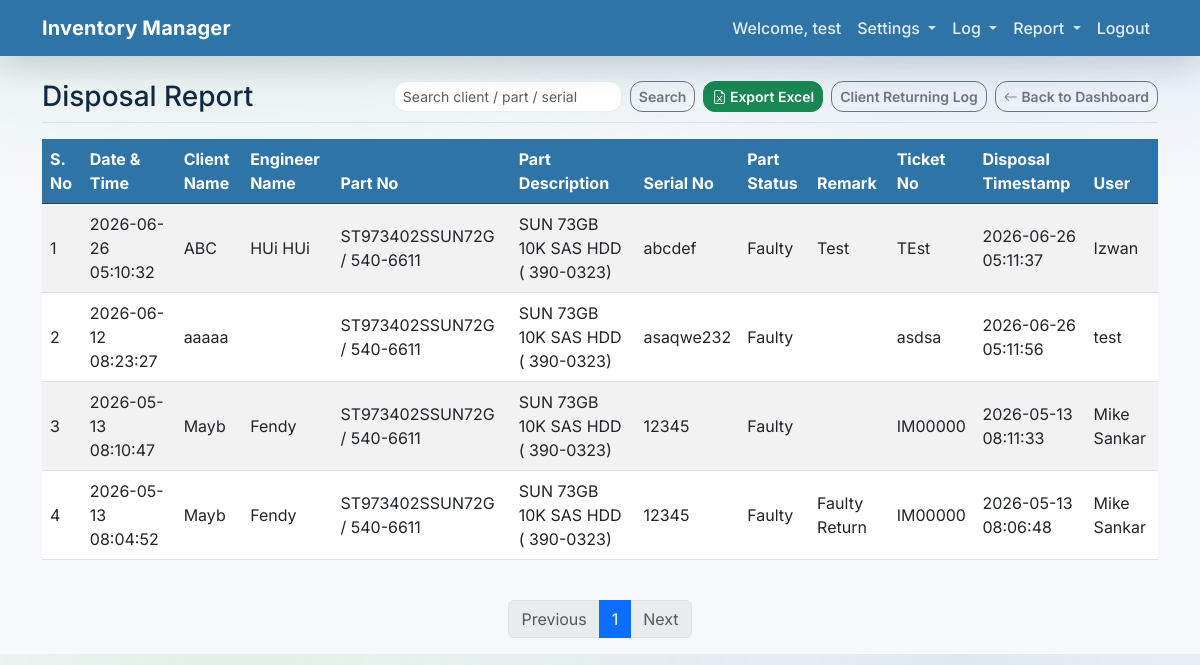
Before: /reports/disposal-report (signed in) with the older database file.
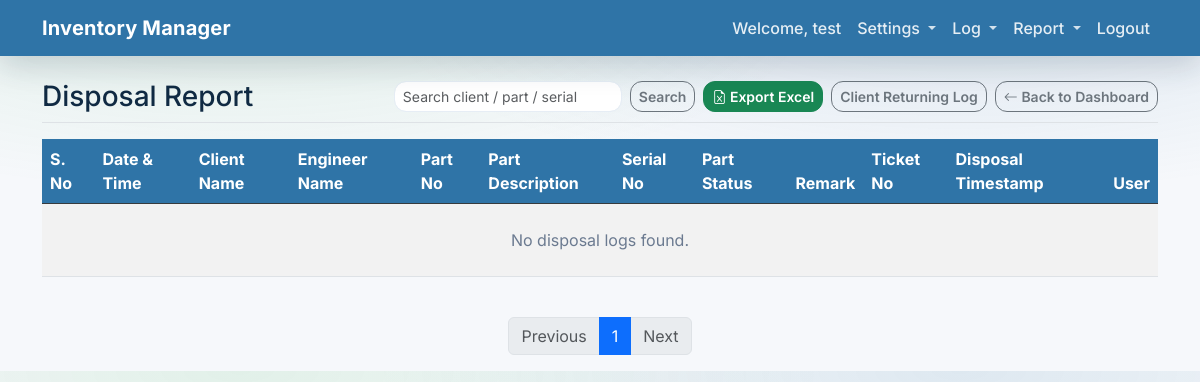
After: the same page with the newer database file.
### app/models.py (models this page shows)
class User(Base):
    __tablename__ = "users"
    id = Column(Integer, primary_key=True, index=True)
    email = Column(String, unique=True, index=True)
    hashed_password = Column(String)
    full_name = Column(String, nullable=True)
    is_active = Column(Boolean, default=True)
    is_admin = Column(Boolean, default=False)

class ClientFaultyLog(Base):
    __tablename__ = "client_faulty_logs"
    id = Column(Integer, primary_key=True, index=True)
    created_at = Column(DateTime(timezone=True), server_default=func.now())
    user_id = Column(Integer, ForeignKey("users.id"), nullable=True)
    part_id = Column(Integer, ForeignKey("sku_parts.id"), nullable=True)
    client_name = Column(String, nullable=True, index=True)
    engineer_name = Column(String, nullable=True)
    part_no = Column(String, nullable=True, index=True)
    part_description = Column(String, nullable=True)
    serial_no = Column(String, nullable=True, index=True)
    part_status = Column(String, nullable=True)
    remark = Column(String, nullable=True)
    ticket_no = Column(String, nullable=True, index=True)
    disposed_flag = Column(Boolean, default=False)
    disposed_at = Column(DateTime(timezone=True), nullable=True)
    user = relationship("User")
    part = relationship("SkuPart")

### app/main.py (the view)
@app.get("/reports/disposal-report", response_class=HTMLResponse)
async def disposal_report(
    request: Request,
    page: int = 1,
    limit: int = 20,
    search: Optional[str] = None,
    success_msg: str | None = None,
    error_msg: str | None = None,
    db: Session = Depends(get_db),
):
    user = await auth.get_current_user_from_cookie(request, db)
    if not user:
        return RedirectResponse(url="/login?session_expired=true")
    page = max(page, 1)
    limit = max(min(limit, 200), 1)
    skip = (page - 1) * limit
    rows, total_count = crud.get_client_faulty_logs(db, skip=skip, limit=limit, search_query=search, disposed=True)
    total_pages = max((total_count + limit - 1) // limit, 1)
    return templates.TemplateResponse(
        request,
        "client_faulty_log.html",
        {
            "request": request,
            "user": user,
            "rows": rows,
            "page": page,
            "limit": limit,
            "total_pages": total_pages,
            "total_count": total_count,
            "search": search,
            "mode": "disposal",
            "success_msg": success_msg,
            "error_msg": error_msg,
        },
    )

### app/templates/client_faulty_log.html (shortened to what this page needs)
{% extends "base.html" %}
{% block content %}
<div class="d-flex justify-content-between flex-wrap flex-md-nowrap align-items-center pb-2 mb-3 border-bottom">
    {% if mode == 'disposal' %}
    <h2 class="h3 mb-0">Disposal Report</h2>
    {% else %}
    <h2 class="h3 mb-0">Client Returning Log</h2>
    {% endif %}
    <div class="btn-toolbar mb-2 mb-md-0 gap-2">
        {% if mode == 'disposal' %}
        <form class="d-flex" method="get" action="/reports/disposal-report">
        {% else %}
        <form class="d-flex" method="get" action="/reports/client-faulty-log">
        {% endif %}
            <input class="form-control form-control-sm me-2" type="search" placeholder="Search client / part / serial" name="search" value="{{ search or '' }}">
            <button class="btn btn-outline-secondary btn-sm" type="submit">Search</button>
        </form>
        {% if mode == 'disposal' %}
        <a href="/export/reports/disposal-report.xlsx{% if search %}?search={{ search }}{% endif %}" class="btn btn-success btn-sm">
            <i class="bi bi-file-earmark-excel"></i> Export Excel
        </a>
        {% else %}
        <a href="/export/reports/client-faulty-log.xlsx{% if search %}?search={{ search }}{% endif %}" class="btn btn-success btn-sm">
            <i class="bi bi-file-earmark-excel"></i> Export Excel
        </a>
        {% endif %}
        {% if mode != 'disposal' %}
        <a href="/reports/disposal-report" class="btn btn-outline-secondary btn-sm">Disposal Report</a>
        <button type="submit" class="btn btn-danger btn-sm" form="disposeForm">Disposal</button>
        {% else %}
        <a href="/reports/client-faulty-log" class="btn btn-outline-secondary btn-sm">Client Returning Log</a>
        {% endif %}
        <a href="/" class="btn btn-outline-secondary btn-sm">
            <i class="bi bi-arrow-left"></i> Back to Dashboard
        </a>
    </div>
</div>
<div class="table-responsive">
    <table class="table table-striped table-hover align-middle">
        <thead class="table-dark">
            <tr>
                <th scope="col">S. No</th>
                <th scope="col">Date &amp; Time</th>
                <th scope="col">Client Name</th>
                <th scope="col">Engineer Name</th>
                <th scope="col">Part No</th>
                <th scope="col">Part Description</th>
                <th scope="col">Serial No</th>
                <th scope="col">Part Status</th>
                <th scope="col">Remark</th>
                <th scope="col">Ticket No</th>
                {% if mode == 'disposal' %}
                <th scope="col">Disposal Timestamp</th>
                {% endif %}
                <th scope="col">User</th>
            </tr>
        </thead>
        <tbody>
            {% for r in rows %}
            <tr>
                <td>{{ (page - 1) * limit + loop.index }}</td>
                <td>{% if r.created_at %}{{ r.created_at.strftime("%Y-%m-%d %H:%M:%S") }}{% endif %}</td>
                <td>{{ r.client_name or '' }}</td>
                <td>{{ r.engineer_name or '' }}</td>
                <td>{{ r.part_no or '' }}</td>
                <td>{{ r.part_description or '' }}</td>
                <td>{{ r.serial_no or '' }}</td>
                <td>{{ r.part_status or '' }}</td>
                <td>{{ r.remark or '' }}</td>
                <td>{{ r.ticket_no or '' }}</td>
                {% if mode == 'disposal' %}
                <td>{% if r.disposed_at %}{{ r.disposed_at.strftime("%Y-%m-%d %H:%M:%S") }}{% endif %}</td>
                {% endif %}
                <td>{% if r.user %}{{ r.user.full_name or r.user.email or '' }}{% endif %}</td>
            </tr>
            {% else %}
            <tr>
                <td colspan="{% if mode == 'disposal' %}12{% else %}12{% endif %}" class="text-center py-4 text-muted">
                    {% if mode == 'disposal' %}No disposal logs found.{% else %}No client returning logs found.{% endif %}
                </td>
            </tr>
            {% endfor %}
        </tbody>
    </table>
</div>
<nav aria-label="Client returning log pagination" class="mt-4">
    <ul class="pagination justify-content-center">
        <li class="page-item {% if page == 1 %}disabled{% endif %}">
            {% if mode == 'disposal' %}
            <a class="page-link" href="/reports/disposal-report?page={{ page - 1 }}&limit={{ limit }}{% if search %}&search={{ search }}{% endif %}">Previous</a>
            {% else %}
            <a class="page-link" href="/reports/client-faulty-log?page={{ page - 1 }}&limit={{ limit }}{% if search %}&search={{ search }}{% endif %}">Previous</a>
            {% endif %}
        </li>
        {% for p in range(1, total_pages + 1) %}
        <li class="page-item {% if p == page %}active{% endif %}">
            {% if mode == 'disposal' %}
            <a class="page-link" href="/reports/disposal-report?page={{ p }}&limit={{ limit }}{% if search %}&search={{ search }}{% endif %}">{{ p }}</a>
            {% else %}
            <a class="page-link" href="/reports/client-faulty-log?page={{ p }}&limit={{ limit }}{% if search %}&search={{ search }}{% endif %}">{{ p }}</a>
            {% endif %}
        </li>
        {% endfor %}
        <li class="page-item {% if page == total_pages %}disabled{% endif %}">
            {% if mode == 'disposal' %}
            <a class="page-link" href="/reports/disposal-report?page={{ page + 1 }}&limit={{ limit }}{% if search %}&search={{ search }}{% endif %}">Next</a>
            {% else %}
            <a class="page-link" href="/reports/client-faulty-log?page={{ page + 1 }}&limit={{ limit }}{% if search %}&search={{ search }}{% endif %}">Next</a>
            {% endif %}
        </li>
    </ul>
</nav>
{% endblock %}

### app/templates/base.html (shortened to what this page needs)
<!DOCTYPE html>
<html lang="en">
<head>
    <link href="https://cdn.jsdelivr.net/npm/bootstrap@5.3.0/dist/css/bootstrap.min.css" rel="stylesheet">
    <link rel="stylesheet" href="https://cdn.jsdelivr.net/npm/bootstrap-icons@1.11.0/font/bootstrap-icons.css">
    <link rel="stylesheet" href="https://cdn.jsdelivr.net/npm/ag-grid-community/styles/ag-grid.css">
</head>
<body>
    {% block body_content %}
    <nav class="navbar navbar-expand-lg navbar-dark bg-primary mb-4">
        <div class="container">
            <a class="navbar-brand" href="/">Inventory Manager</a>
            <div class="collapse navbar-collapse" id="navbarNav">
                <ul class="navbar-nav ms-auto">
                    {% if user %}
                    <li class="nav-item">
                        <span class="nav-link text-white">Welcome, {{ user.full_name or user.email }}</span>
                    </li>
                    <li class="nav-item dropdown">
                        <a class="nav-link dropdown-toggle" href="#" id="settingsDropdown" role="button" data-bs-toggle="dropdown" aria-expanded="false">
                            Settings
                        </a>
                    </li>
                    <li class="nav-item dropdown">
                        <a class="nav-link dropdown-toggle" href="#" id="logDropdown" role="button" data-bs-toggle="dropdown" aria-expanded="false">
                            Log
                        </a>
                    </li>
                    <li class="nav-item dropdown">
                        <a class="nav-link dropdown-toggle" href="#" id="reportDropdown" role="button" data-bs-toggle="dropdown" aria-expanded="false">
                            Report
                        </a>
                    </li>
                    <li class="nav-item">
                        <a class="nav-link" href="/logout">Logout</a>
                    </li>
                    {% endif %}
                </ul>
            </div>
        </div>
    </nav>
    <div class="container">
        {% block content %}{% endblock %}
    </div>
    {% endblock %}
</body>
</html>

### app/templates/base.html (style rules this page uses)
:root { --bb-navy: #2f74a7; --bb-navy-hover: #275f88; --bb-teal: #2aa84a; --bb-teal-hover: #228a3d; --bb-bg: #f6f8fb; --bb-surface: #ffffff; --bb-border: #e6edf5; --bb-text: #102a43; --bb-muted: #6b7a90; --bs-primary: var(--bb-navy); --bs-link-color: var(--bb-teal); --bs-link-hover-color: var(--bb-teal-hover); --bs-body-font-family: Inter, system-ui, -apple-system, "Segoe UI", Roboto, "Helvetica Neue", Arial, "Noto Sans", "Liberation Sans", sans-serif; }
body { background: radial-gradient(900px 300px at 20% 0%, rgba(42, 168, 74, 0.10), rgba(42, 168, 74, 0.0) 65%), radial-gradient(900px 300px at 80% 0%, rgba(47, 116, 167, 0.12), rgba(47, 116, 167, 0.0) 65%), var(--bb-bg); color: var(--bb-text); }
.navbar.bg-primary { background-color: var(--bb-navy) !important; box-shadow: 0 10px 30px rgba(16, 42, 67, 0.18); }
.navbar-brand { font-weight: 700; letter-spacing: 0.2px; }
.nav-link { font-weight: 500; }
.navbar .nav-link { color: rgba(255, 255, 255, 0.88) !important; }
.navbar .dropdown-toggle::after { opacity: 0.9; }
.btn { border-radius: 12px; font-weight: 600; }
.form-control, .form-select, .input-group-text { border-radius: 12px; border-color: var(--bb-border); }
.table-dark { --bs-table-bg: var(--bb-navy); --bs-table-striped-bg: rgba(255, 255, 255, 0.04); --bs-table-striped-color: #ffffff; --bs-table-color: #ffffff; }
.text-muted { color: var(--bb-muted) !important; }

Changed rows visible on the page:
removed ClientFaultyLog: index "1", created_at "2026-06-26 05:10:32", client_name "ABC", engineer_name "HUi HUi", part_no "ST973402SSUN72G / 540-6611", part_description "SUN 73GB 10K SAS HDD ( 390-0323)", serial_no "abcdef", part_status "Faulty", remark "Test", ticket_no "TEst", disposed_at "2026-06-26 05:11:37", user "Izwan"
removed ClientFaultyLog: index "2", created_at "2026-06-12 08:23:27", client_name "aaaaa", part_no "ST973402SSUN72G / 540-6611", part_description "SUN 73GB 10K SAS HDD ( 390-0323)", serial_no "asaqwe232", part_status "Faulty", ticket_no "asdsa", disposed_at "2026-06-26 05:11:56", user "test"
removed ClientFaultyLog: (page-1)*limit+loop.index "3", created_at "2026-05-13 08:10:47", client_name "Mayb", engineer_name "Fendy", part_no "ST973402SSUN72G / 540-6611", part_description "SUN 73GB 10K SAS HDD ( 390-0323)", serial_no "12345", part_status "Faulty", ticket_no "IM00000", disposed_at "2026-05-13 08:11:33", user "Mike Sankar"
removed ClientFaultyLog: index "4", created_at "2026-05-13 08:04:52", client_name "Mayb", engineer_name "Fendy", part_no "ST973402SSUN72G / 540-6611", part_description "SUN 73GB 10K SAS HDD ( 390-0323)", serial_no "12345", part_status "Faulty", remark "Faulty Return", ticket_no "IM00000", disposed_at "2026-05-13 08:06:48", user "Mike Sankar"
Other visible differences:
text now shown: "No disposal logs found."
